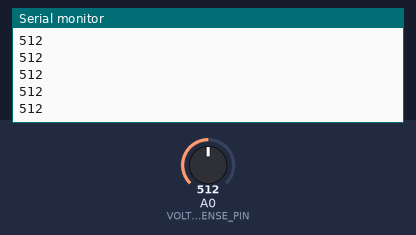
Recording of a sketch running on a simulated Arduino Uno, built with avr-gcc and run on an emulated ATmega328P. Shown: the last lines printed to the serial monitor. The inputs (shaded band) are chosen by the test bench; at power-on: A0 (VOLTAGE_SENSE_PIN) = 512.

Above: at 1.2 s.
1.3 s: A0 (VOLTAGE_SENSE_PIN) set to 716
At 1.9 s:
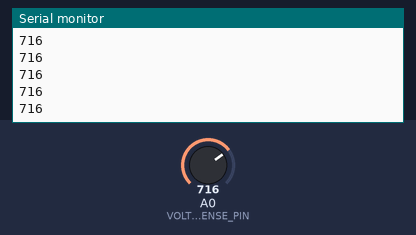
2.8 s: A0 (VOLTAGE_SENSE_PIN) set to 900
At 3.7 s:
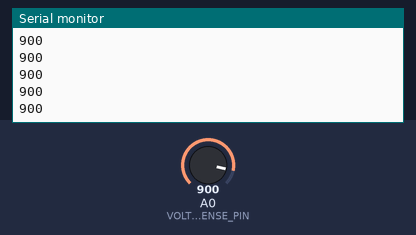
Timing chart, 0 to 5.8 s (numbered marks = the images above; inputs shaded):
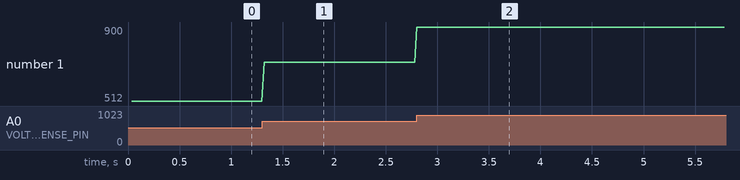

The sketch:

test2.ino
```cpp
/*
 * ZMPT101B Liveliness Test
 *
 * This sketch just reads the analog value from the ZMPT101B (on pin A0)
 * and prints it. This will tell us if the sensor is actually seeing
 * the 230V AC sine wave.
 */

const int VOLTAGE_SENSE_PIN = A0; // ZMPT101B OUT pin

void setup() {
  Serial.begin(9600);
  Serial.println("--- ZMPT101B Liveliness Test ---");
  pinMode(VOLTAGE_SENSE_PIN, INPUT);
}

void loop() {
  // Read the raw analog value (0-1023)
  int sensorValue = analogRead(VOLTAGE_SENSE_PIN);

  Serial.println(sensorValue);

  delay(20); // Delay just enough to make it readable
}
```

Measured:
- after the input at 1.3 s, the serial monitor: prints a new line at once (image 1)
- after the input at 2.8 s, the serial monitor: prints a new line at once (image 2)
- plotted number 1: 512 → 716 after the input at 1.3 s, 716 → 900 after the input at 2.8 s
